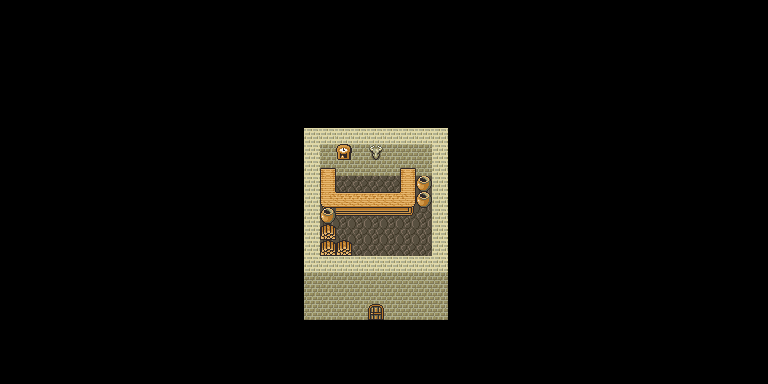

The image is a tile-based game level rendered from a .tmx file. Its description and source (layers, tilesets, objects; grid data summarised) follow:
An orthogonal 48x24 tile map with 16x16 px tiles, 3 tile layers (Background, Foreground, Top) and 1 object (005_upper_city).

<map version="1.0" orientation="orthogonal" width="48" height="24" tilewidth="16" tileheight="16">
 <tileset firstgid="1" name="inn" tilewidth="16" tileheight="16">
  <image source="spritesheets/inn.png" width="336" height="352" />
 </tileset>
 <layer name="Background" width="48" height="24">
  <data>[1152 cells, 108 non-empty, 3 distinct tile ids]</data>
 </layer>
 <layer name="Foreground" width="48" height="24">
  <data>[1152 cells, 83 non-empty, 46 distinct tile ids]</data>
 </layer>
 <layer name="Top" width="48" height="24">
  <data>[1152 cells, 4 non-empty, 4 distinct tile ids]</data>
 </layer>
 <objectgroup name="Transition" width="48" height="24">
  <object name="005_upper_city" x="369" y="303" width="15" height="16">
   <properties>
    <property name="cx" value="1280" />
    <property name="cy" value="256" />
    <property name="d" value="1" />
    <property name="x" value="288" />
    <property name="y" value="160" />
   </properties>
  </object>
 </objectgroup>
 <objectgroup name="Collision" width="48" height="24" />
 <objectgroup name="NPC" width="48" height="24" />
</map>